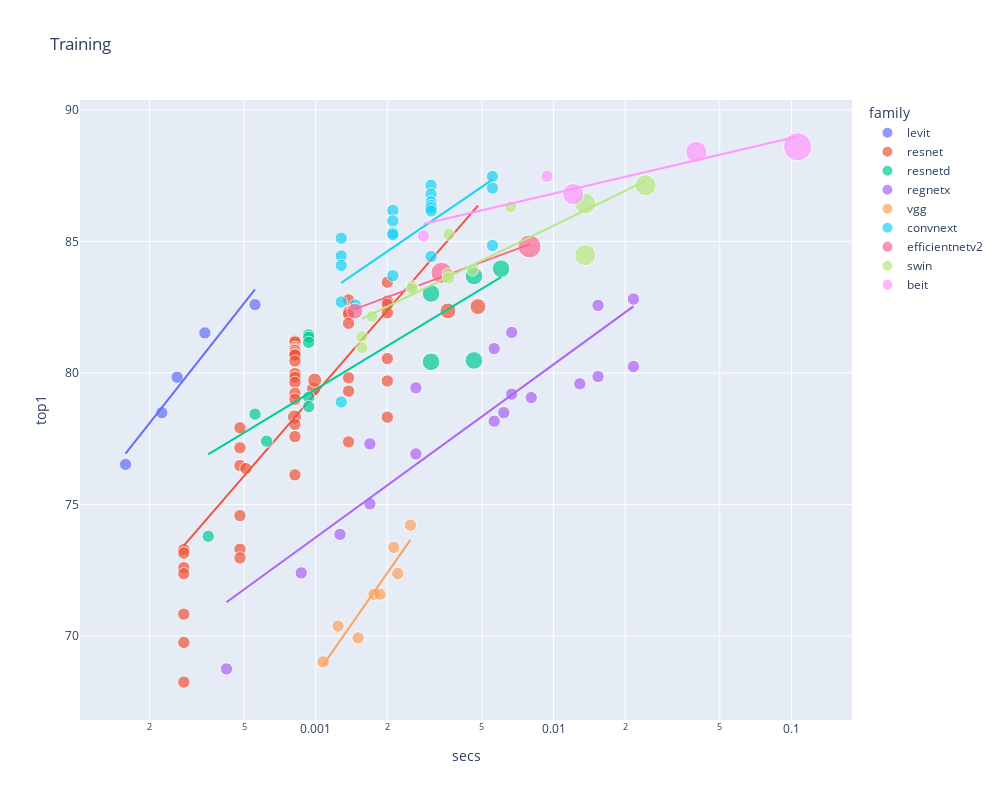

Source (notebook cell):
### Code cell
tdf = get_data('train', 'train_samples_per_sec')
# show_all(tdf, 'Training', 'train_img_size')
show_subs(tdf, 'Training', 'train_img_size')

### Figure 1 — Plotly figure (JSON) as saved in the notebook; plotly's stock layout.template omitted (floating-point values rounded to 4 significant figures)
{"data": [{"customdata": [[224], [224], [224], [224], [224]], "hovertemplate": "<b>%{hovertext}</b><br><br>family=levit<br>secs=%{x}<br>top1=%{y}<br>size=%{marker.size}<br>train_img_size=%{customdata[0]}<extra></extra>", "hovertext": ["levit_128s.fb_dist_in1k", "levit_128.fb_dist_in1k", "levit_192.fb_dist_in1k", "levit_256.fb_dist_in1k", "levit_384.fb_dist_in1k"], "legendgroup": "levit", "marker": {"color": "#636efa", "size": [50176, 50176, 50176, 50176, 50176], "sizemode": "area", "sizeref": 655.4, "symbol": "circle"}, "mode": "markers", "name": "levit", "orientation": "v", "showlegend": true, "type": "scatter", "x": [0.0001587, 0.0002255, 0.0002615, 0.0003421, 0.0005557], "xaxis": "x", "y": [76.53, 78.49, 79.84, 81.52, 82.6], "yaxis": "y"}, {"hovertemplate": "<b>OLS trendline</b><br>top1 = 11.4692 * log10(secs) + 120.511<br>R<sup>2</sup>=0.944142<br><br>family=levit<br>secs=%{x}<br>top1=%{y} <b>(trend)</b><extra></extra>", "legendgroup": "levit", "marker": {"color": "#636efa", "symbol": "circle"}, "mode": "lines", "name": "levit", "showlegend": false, "type": "scatter", "x": [0.0001587, 0.0002255, 0.0002615, 0.0003421, 0.0005557], "xaxis": "x", "y": [76.93, 78.68, 79.42, 80.76, 83.18], "yaxis": "y"}, {"customdata": [[224], [224], [224], [224], [224], [224], [224], [224], [224], [224], [224], [224], [224], [224], [256], [224], [224], [224], [224], [224], [224], [224], [224], [224], [224], [224], [224], [224], [224], [224], [224], [224], [224], [256], [256], [224], [224], [224], [224], [224], [224], [224], [224], [224], [224], [224], [224], [224], [224], [288], [288]], "hovertemplate": "<b>%{hovertext}</b><br><br>family=resnet<br>secs=%{x}<br>top1=%{y}<br>size=%{marker.size}<br>train_img_size=%{customdata[0]}<extra></extra>", "hovertext": ["resnet18.fb_swsl_ig1b_ft_in1k", "resnet18.a1_in1k", "resnet18.fb_ssl_yfcc100m_ft_in1k", "resnet18.a2_in1k", "resnet18.gluon_in1k", "resnet18.tv_in1k", "resnet18.a3_in1k", "resnet34.a1_in1k", "resnet34.a2_in1k", "resnet34.bt_in1k", "resnet34.gluon_in1k", "resnet34.tv_in1k", "resnet34.a3_in1k", "resnet26.bt_in1k", "resnet26t.ra2_in1k", "resnet50.a1_in1k", "resnet50.fb_swsl_ig1b_ft_in1k", "resnet50.d_in1k", "resnet50.c1_in1k", "resnet50.c2_in1k", "resnet50.tv2_in1k", "resnet50.a2_in1k", "resnet50.b1k_in1k", "resnet50.a1h_in1k", "resnet50.b2k_in1k", "resnet50.ram_in1k", "resnet50.ra_in1k", "resnet50.bt_in1k", "resnet50.fb_ssl_yfcc100m_ft_in1k", "resnet50.am_in1k", "resnet50.a3_in1k", "resnet50.gluon_in1k", "resnet50.tv_in1k", "resnet32ts.ra2_in1k", "resnet33ts.ra2_in1k", "resnet101.a1h_in1k", "resnet101.a1_in1k", "resnet101.a2_in1k", "resnet101.tv2_in1k", "resnet101.a3_in1k", "resnet101.gluon_in1k", "resnet101.tv_in1k", "resnet152.a1h_in1k", "resnet152.a1_in1k", "resnet152.a2_in1k", "resnet152.tv2_in1k", "resnet152.a3_in1k", "resnet152.gluon_in1k", "resnet152.tv_in1k", "resnet51q.ra2_in1k", "resnet61q.ra2_in1k"], "legendgroup": "resnet", "marker": {"color": "#EF553B", "size": [50176, 50176, 50176, 50176, 50176, 50176, 50176, 50176, 50176, 50176, 50176, 50176, 50176, 50176, 65536, 50176, 50176, 50176, 50176, 50176, 50176, 50176, 50176, 50176, 50176, 50176, 50176, 50176, 50176, 50176, 50176, 50176, 50176, 65536, 65536, 50176, 50176, 50176, 50176, 50176, 50176, 50176, 50176, 50176, 50176, 50176, 50176, 50176, 50176, 82944, 82944], "sizemode": "area", "sizeref": 655.4, "symbol": "circle"}, "mode": "markers", "name": "resnet", "orientation": "v", "showlegend": true, "type": "scatter", "x": [0.000279, 0.000279, 0.000279, 0.000279, 0.000279, 0.000279, 0.000279, 0.0004806, 0.0004806, 0.0004806, 0.0004806, 0.0004806, 0.0004806, 0.0005087, 0.0008144, 0.0008179, 0.0008179, 0.0008179, 0.0008179, 0.0008179, 0.0008179, 0.0008179, 0.0008179, 0.0008179, 0.0008179, 0.0008179, 0.0008179, 0.0008179, 0.0008179, 0.0008179, 0.0008179, 0.0008179, 0.0008179, 0.0009787, 0.0009907, 0.001375, 0.001375, 0.001375, 0.001375, 0.001375, 0.001375, 0.001375, 0.002001, 0.002001, 0.002001, 0.002001, 0.002001, 0.002001, 0.002001, 0.003598, 0.00481], "xaxis": "x", "y": [73.29, 73.16, 72.6, 72.37, 70.83, 69.76, 68.25, 77.92, 77.16, 76.48, 74.58, 73.31, 72.97, 76.37, 78.33, 81.21, 81.17, 80.97, 80.91, 80.87, 80.85, 80.77, 80.71, 80.68, 80.45, 79.98, 79.84, 79.64, 79.23, 79.0, 78.05, 77.58, 76.13, 79.39, 79.73, 82.78, 82.32, 82.24, 81.89, 79.81, 79.31, 77.38, 83.45, 82.73, 82.61, 82.29, 80.55, 79.7, 78.32, 82.36, 82.52], "yaxis": "y"}, {"hovertemplate": "<b>OLS trendline</b><br>top1 = 10.4488 * log10(secs) + 110.577<br>R<sup>2</sup>=0.675192<br><br>family=resnet<br>secs=%{x}<br>top1=%{y} <b>(trend)</b><extra></extra>", "legendgroup": "resnet", "marker": {"color": "#EF553B", "symbol": "circle"}, "mode": "lines", "name": "resnet", "showlegend": false, "type": "scatter", "x": [0.000279, 0.000279, 0.000279, 0.000279, 0.000279, 0.000279, 0.000279, 0.0004806, 0.0004806, 0.0004806, 0.0004806, 0.0004806, 0.0004806, 0.0005087, 0.0008144, 0.0008179, 0.0008179, 0.0008179, 0.0008179, 0.0008179, 0.0008179, 0.0008179, 0.0008179, 0.0008179, 0.0008179, 0.0008179, 0.0008179, 0.0008179, 0.0008179, 0.0008179, 0.0008179, 0.0008179, 0.0008179, 0.0009787, 0.0009907, 0.001375, 0.001375, 0.001375, 0.001375, 0.001375, 0.001375, 0.001375, 0.002001, 0.002001, 0.002001, 0.002001, 0.002001, 0.002001, 0.002001, 0.003598, 0.00481], "xaxis": "x", "y": [73.44, 73.44, 73.44, 73.44, 73.44, 73.44, 73.44, 75.91, 75.91, 75.91, 75.91, 75.91, 75.91, 76.16, 78.3, 78.32, 78.32, 78.32, 78.32, 78.32, 78.32, 78.32, 78.32, 78.32, 78.32, 78.32, 78.32, 78.32, 78.32, 78.32, 78.32, 78.32, 78.32, 79.13, 79.19, 80.67, 80.67, 80.67, 80.67, 80.67, 80.67, 80.67, 82.38, 82.38, 82.38, 82.38, 82.38, 82.38, 82.38, 85.04, 86.36], "yaxis": "y"}, {"customdata": [[224], [224], [224], [224], [224], [224], [224], [224], [320], [320], [320], [320], [320]], "hovertemplate": "<b>%{hovertext}</b><br><br>family=resnetd<br>secs=%{x}<br>top1=%{y}<br>size=%{marker.size}<br>train_img_size=%{customdata[0]}<extra></extra>", "hovertext": ["resnet18d.ra2_in1k", "resnet34d.ra2_in1k", "resnet26d.bt_in1k", "resnet50d.a1_in1k", "resnet50d.ra2_in1k", "resnet50d.a2_in1k", "resnet50d.gluon_in1k", "resnet50d.a3_in1k", "resnet101d.ra2_in1k", "resnet101d.gluon_in1k", "resnet152d.ra2_in1k", "resnet152d.gluon_in1k", "resnet200d.ra2_in1k"], "legendgroup": "resnetd", "marker": {"color": "#00cc96", "size": [50176, 50176, 50176, 50176, 50176, 50176, 50176, 50176, 102400, 102400, 102400, 102400, 102400], "sizemode": "area", "sizeref": 655.4, "symbol": "circle"}, "mode": "markers", "name": "resnetd", "orientation": "v", "showlegend": true, "type": "scatter", "x": [0.0003534, 0.0005559, 0.0006214, 0.0009344, 0.0009344, 0.0009344, 0.0009344, 0.0009344, 0.003054, 0.003054, 0.004628, 0.004628, 0.006017], "xaxis": "x", "y": [73.79, 78.44, 77.41, 81.45, 81.36, 81.16, 79.08, 78.72, 83.02, 80.43, 83.68, 80.48, 83.96], "yaxis": "y"}, {"hovertemplate": "<b>OLS trendline</b><br>top1 = 5.46988 * log10(secs) + 95.789<br>R<sup>2</sup>=0.628388<br><br>family=resnetd<br>secs=%{x}<br>top1=%{y} <b>(trend)</b><extra></extra>", "legendgroup": "resnetd", "marker": {"color": "#00cc96", "symbol": "circle"}, "mode": "lines", "name": "resnetd", "showlegend": false, "type": "scatter", "x": [0.0003534, 0.0005559, 0.0006214, 0.0009344, 0.0009344, 0.0009344, 0.0009344, 0.0009344, 0.003054, 0.003054, 0.004628, 0.004628, 0.006017], "xaxis": "x", "y": [76.91, 77.98, 78.25, 79.22, 79.22, 79.22, 79.22, 79.22, 82.03, 82.03, 83.02, 83.02, 83.64], "yaxis": "y"}, {"customdata": [[224], [224], [224], [224], [224], [224], [224], [224], [224], [224], [224], [224], [224], [224], [224], [224], [224], [224]], "hovertemplate": "<b>%{hovertext}</b><br><br>family=regnetx<br>secs=%{x}<br>top1=%{y}<br>size=%{marker.size}<br>train_img_size=%{customdata[0]}<extra></extra>", "hovertext": ["regnetx_002.pycls_in1k", "regnetx_004.pycls_in1k", "regnetx_006.pycls_in1k", "regnetx_008.tv2_in1k", "regnetx_008.pycls_in1k", "regnetx_016.tv2_in1k", "regnetx_016.pycls_in1k", "regnetx_032.tv2_in1k", "regnetx_032.pycls_in1k", "regnetx_040.pycls_in1k", "regnetx_080.tv2_in1k", "regnetx_080.pycls_in1k", "regnetx_064.pycls_in1k", "regnetx_120.pycls_in1k", "regnetx_160.tv2_in1k", "regnetx_160.pycls_in1k", "regnetx_320.tv2_in1k", "regnetx_320.pycls_in1k"], "legendgroup": "regnetx", "marker": {"color": "#ab63fa", "size": [50176, 50176, 50176, 50176, 50176, 50176, 50176, 50176, 50176, 50176, 50176, 50176, 50176, 50176, 50176, 50176, 50176, 50176], "sizemode": "area", "sizeref": 655.4, "symbol": "circle"}, "mode": "markers", "name": "regnetx", "orientation": "v", "showlegend": true, "type": "scatter", "x": [0.0004216, 0.0008689, 0.001265, 0.00169, 0.00169, 0.002637, 0.002637, 0.005628, 0.005628, 0.006178, 0.006666, 0.006666, 0.008056, 0.0129, 0.01538, 0.01538, 0.02166, 0.02166], "xaxis": "x", "y": [68.75, 72.4, 73.87, 77.31, 75.03, 79.44, 76.92, 80.93, 78.17, 78.49, 81.54, 79.2, 79.07, 79.59, 82.57, 79.87, 82.81, 80.25], "yaxis": "y"}, {"hovertemplate": "<b>OLS trendline</b><br>top1 = 6.57079 * log10(secs) + 93.4658<br>R<sup>2</sup>=0.807089<br><br>family=regnetx<br>secs=%{x}<br>top1=%{y} <b>(trend)</b><extra></extra>", "legendgroup": "regnetx", "marker": {"color": "#ab63fa", "symbol": "circle"}, "mode": "lines", "name": "regnetx", "showlegend": false, "type": "scatter", "x": [0.0004216, 0.0008689, 0.001265, 0.00169, 0.00169, 0.002637, 0.002637, 0.005628, 0.005628, 0.006178, 0.006666, 0.006666, 0.008056, 0.0129, 0.01538, 0.01538, 0.02166, 0.02166], "xaxis": "x", "y": [71.29, 73.35, 74.42, 75.25, 75.25, 76.52, 76.52, 78.68, 78.68, 78.95, 79.17, 79.17, 79.71, 81.05, 81.55, 81.55, 82.53, 82.53], "yaxis": "y"}, {"customdata": [[224], [224], [224], [224], [224], [224], [224], [224]], "hovertemplate": "<b>%{hovertext}</b><br><br>family=vgg<br>secs=%{x}<br>top1=%{y}<br>size=%{marker.size}<br>train_img_size=%{customdata[0]}<extra></extra>", "hovertext": ["vgg11.tv_in1k", "vgg11_bn.tv_in1k", "vgg13.tv_in1k", "vgg13_bn.tv_in1k", "vgg16.tv_in1k", "vgg16_bn.tv_in1k", "vgg19.tv_in1k", "vgg19_bn.tv_in1k"], "legendgroup": "vgg", "marker": {"color": "#FFA15A", "size": [50176, 50176, 50176, 50176, 50176, 50176, 50176, 50176], "sizemode": "area", "sizeref": 655.4, "symbol": "circle"}, "mode": "markers", "name": "vgg", "orientation": "v", "showlegend": true, "type": "scatter", "x": [0.001075, 0.001242, 0.001508, 0.001758, 0.001864, 0.002128, 0.002213, 0.002502], "xaxis": "x", "y": [69.02, 70.38, 69.93, 71.59, 71.59, 73.37, 72.38, 74.22], "yaxis": "y"}, {"hovertemplate": "<b>OLS trendline</b><br>top1 = 12.9585 * log10(secs) + 107.374<br>R<sup>2</sup>=0.885938<br><br>family=vgg<br>secs=%{x}<br>top1=%{y} <b>(trend)</b><extra></extra>", "legendgroup": "vgg", "marker": {"color": "#FFA15A", "symbol": "circle"}, "mode": "lines", "name": "vgg", "showlegend": false, "type": "scatter", "x": [0.001075, 0.001242, 0.001508, 0.001758, 0.001864, 0.002128, 0.002213, 0.002502], "xaxis": "x", "y": [68.9, 69.72, 70.81, 71.67, 72.0, 72.75, 72.97, 73.66], "yaxis": "y"}, {"customdata": [[224], [224], [224], [224], [224], [224], [224], [224], [224], [224], [224], [224], [224], [224], [224], [224], [224], [224], [224], [224], [224]], "hovertemplate": "<b>%{hovertext}</b><br><br>family=convnext<br>secs=%{x}<br>top1=%{y}<br>size=%{marker.size}<br>train_img_size=%{customdata[0]}<extra></extra>", "hovertext": ["convnext_tiny.in12k_ft_in1k_384", "convnext_tiny.in12k_ft_in1k", "convnext_tiny.fb_in22k_ft_in1k_384", "convnext_tiny.fb_in1k", "convnext_tiny.fb_in22k_ft_in1k", "convnext_tiny_hnf.a2h_in1k", "convnext_small.in12k_ft_in1k_384", "convnext_small.fb_in22k_ft_in1k_384", "convnext_small.in12k_ft_in1k", "convnext_small.fb_in22k_ft_in1k", "convnext_small.fb_in1k", "convnext_base.clip_laion2b_augreg_ft_in12k_in1k_384", "convnext_base.fb_in22k_ft_in1k_384", "convnext_base.clip_laiona_augreg_ft_in1k_384", "convnext_base.clip_laion2b_augreg_ft_in12k_in1k", "convnext_base.fb_in22k_ft_in1k", "convnext_base.clip_laion2b_augreg_ft_in1k", "convnext_base.fb_in1k", "convnext_large.fb_in22k_ft_in1k_384", "convnext_large.fb_in22k_ft_in1k", "convnext_large.fb_in1k"], "legendgroup": "convnext", "marker": {"color": "#19d3f3", "size": [50176, 50176, 50176, 50176, 50176, 50176, 50176, 50176, 50176, 50176, 50176, 50176, 50176, 50176, 50176, 50176, 50176, 50176, 50176, 50176, 50176], "sizemode": "area", "sizeref": 655.4, "symbol": "circle"}, "mode": "markers", "name": "convnext", "orientation": "v", "showlegend": true, "type": "scatter", "x": [0.00128, 0.00128, 0.00128, 0.00128, 0.00128, 0.001467, 0.00211, 0.00211, 0.00211, 0.00211, 0.00211, 0.003055, 0.003055, 0.003055, 0.003055, 0.003055, 0.003055, 0.003055, 0.005536, 0.005536, 0.005536], "xaxis": "x", "y": [85.12, 84.45, 84.09, 82.7, 78.9, 82.58, 86.18, 85.78, 85.33, 85.26, 83.7, 87.13, 86.8, 86.5, 86.37, 86.27, 86.16, 84.43, 87.47, 87.03, 84.85], "yaxis": "y"}, {"hovertemplate": "<b>OLS trendline</b><br>top1 = 6.17519 * log10(secs) + 101.288<br>R<sup>2</sup>=0.439434<br><br>family=convnext<br>secs=%{x}<br>top1=%{y} <b>(trend)</b><extra></extra>", "legendgroup": "convnext", "marker": {"color": "#19d3f3", "symbol": "circle"}, "mode": "lines", "name": "convnext", "showlegend": false, "type": "scatter", "x": [0.00128, 0.00128, 0.00128, 0.00128, 0.00128, 0.001467, 0.00211, 0.00211, 0.00211, 0.00211, 0.00211, 0.003055, 0.003055, 0.003055, 0.003055, 0.003055, 0.003055, 0.003055, 0.005536, 0.005536, 0.005536], "xaxis": "x", "y": [83.42, 83.42, 83.42, 83.42, 83.42, 83.79, 84.77, 84.77, 84.77, 84.77, 84.77, 85.76, 85.76, 85.76, 85.76, 85.76, 85.76, 85.76, 87.35, 87.35, 87.35], "yaxis": "y"}, {"customdata": [[288], [384], [416]], "hovertemplate": "<b>%{hovertext}</b><br><br>family=efficientnetv2<br>secs=%{x}<br>top1=%{y}<br>size=%{marker.size}<br>train_img_size=%{customdata[0]}<extra></extra>", "hovertext": ["efficientnetv2_rw_t.ra2_in1k", "efficientnetv2_rw_s.ra2_in1k", "efficientnetv2_rw_m.agc_in1k"], "legendgroup": "efficientnetv2", "marker": {"color": "#FF6692", "size": [82944, 147456, 173056], "sizemode": "area", "sizeref": 655.4, "symbol": "circle"}, "mode": "markers", "name": "efficientnetv2", "orientation": "v", "showlegend": true, "type": "scatter", "x": [0.001461, 0.003383, 0.007923], "xaxis": "x", "y": [82.35, 83.81, 84.81], "yaxis": "y"}, {"hovertemplate": "<b>OLS trendline</b><br>top1 = 3.34886 * log10(secs) + 91.9238<br>R<sup>2</sup>=0.988050<br><br>family=efficientnetv2<br>secs=%{x}<br>top1=%{y} <b>(trend)</b><extra></extra>", "legendgroup": "efficientnetv2", "marker": {"color": "#FF6692", "symbol": "circle"}, "mode": "lines", "name": "efficientnetv2", "showlegend": false, "type": "scatter", "x": [0.001461, 0.003383, 0.007923], "xaxis": "x", "y": [82.43, 83.65, 84.89], "yaxis": "y"}, {"customdata": [[224], [224], [224], [224], [224], [224], [224], [224], [224], [224], [384], [384], [384]], "hovertemplate": "<b>%{hovertext}</b><br><br>family=swin<br>secs=%{x}<br>top1=%{y}<br>size=%{marker.size}<br>train_img_size=%{customdata[0]}<extra></extra>", "hovertext": ["swin_tiny_patch4_window7_224.ms_in1k", "swin_tiny_patch4_window7_224.ms_in22k_ft_in1k", "swin_s3_tiny_224.ms_in1k", "swin_small_patch4_window7_224.ms_in22k_ft_in1k", "swin_small_patch4_window7_224.ms_in1k", "swin_s3_small_224.ms_in1k", "swin_base_patch4_window7_224.ms_in22k_ft_in1k", "swin_base_patch4_window7_224.ms_in1k", "swin_s3_base_224.ms_in1k", "swin_large_patch4_window7_224.ms_in22k_ft_in1k", "swin_base_patch4_window12_384.ms_in22k_ft_in1k", "swin_base_patch4_window12_384.ms_in1k", "swin_large_patch4_window12_384.ms_in22k_ft_in1k"], "legendgroup": "swin", "marker": {"color": "#B6E880", "size": [50176, 50176, 50176, 50176, 50176, 50176, 50176, 50176, 50176, 50176, 147456, 147456, 147456], "sizemode": "area", "sizeref": 655.4, "symbol": "circle"}, "mode": "markers", "name": "swin", "orientation": "v", "showlegend": true, "type": "scatter", "x": [0.001564, 0.001564, 0.001728, 0.002542, 0.002542, 0.003609, 0.003625, 0.003625, 0.004565, 0.006607, 0.01359, 0.01359, 0.02438], "xaxis": "x", "y": [81.38, 80.97, 82.14, 83.3, 83.21, 83.76, 85.27, 83.61, 83.92, 86.31, 86.44, 84.48, 87.13], "yaxis": "y"}, {"hovertemplate": "<b>OLS trendline</b><br>top1 = 4.39329 * log10(secs) + 94.3862<br>R<sup>2</sup>=0.778111<br><br>family=swin<br>secs=%{x}<br>top1=%{y} <b>(trend)</b><extra></extra>", "legendgroup": "swin", "marker": {"color": "#B6E880", "symbol": "circle"}, "mode": "lines", "name": "swin", "showlegend": false, "type": "scatter", "x": [0.001564, 0.001564, 0.001728, 0.002542, 0.002542, 0.003609, 0.003625, 0.003625, 0.004565, 0.006607, 0.01359, 0.01359, 0.02438], "xaxis": "x", "y": [82.06, 82.06, 82.25, 82.99, 82.99, 83.66, 83.66, 83.66, 84.1, 84.81, 86.18, 86.18, 87.3], "yaxis": "y"}, {"customdata": [[224], [224], [384], [384], [512]], "hovertemplate": "<b>%{hovertext}</b><br><br>family=beit<br>secs=%{x}<br>top1=%{y}<br>size=%{marker.size}<br>train_img_size=%{customdata[0]}<extra></extra>", "hovertext": ["beit_base_patch16_224.in22k_ft_in22k_in1k", "beit_large_patch16_224.in22k_ft_in22k_in1k", "beit_base_patch16_384.in22k_ft_in22k_in1k", "beit_large_patch16_384.in22k_ft_in22k_in1k", "beit_large_patch16_512.in22k_ft_in22k_in1k"], "legendgroup": "beit", "marker": {"color": "#FF97FF", "size": [50176, 50176, 147456, 147456, 262144], "sizemode": "area", "sizeref": 655.4, "symbol": "circle"}, "mode": "markers", "name": "beit", "orientation": "v", "showlegend": true, "type": "scatter", "x": [0.002839, 0.009382, 0.01209, 0.03982, 0.1062], "xaxis": "x", "y": [85.21, 87.48, 86.8, 88.4, 88.6], "yaxis": "y"}, {"hovertemplate": "<b>OLS trendline</b><br>top1 = 2.11281 * log10(secs) + 91.0441<br>R<sup>2</sup>=0.866259<br><br>family=beit<br>secs=%{x}<br>top1=%{y} <b>(trend)</b><extra></extra>", "legendgroup": "beit", "marker": {"color": "#FF97FF", "symbol": "circle"}, "mode": "lines", "name": "beit", "showlegend": false, "type": "scatter", "x": [0.002839, 0.009382, 0.01209, 0.03982, 0.1062], "xaxis": "x", "y": [85.66, 86.76, 86.99, 88.09, 88.99], "yaxis": "y"}], "layout": {"height": 800, "legend": {"itemsizing": "constant", "title": {"text": "family"}, "tracegroupgap": 0}, "title": {"text": "Training"}, "width": 1000, "xaxis": {"anchor": "y", "domain": [0, 1], "title": {"text": "secs"}, "type": "log"}, "yaxis": {"anchor": "x", "domain": [0, 1], "title": {"text": "top1"}}}}
